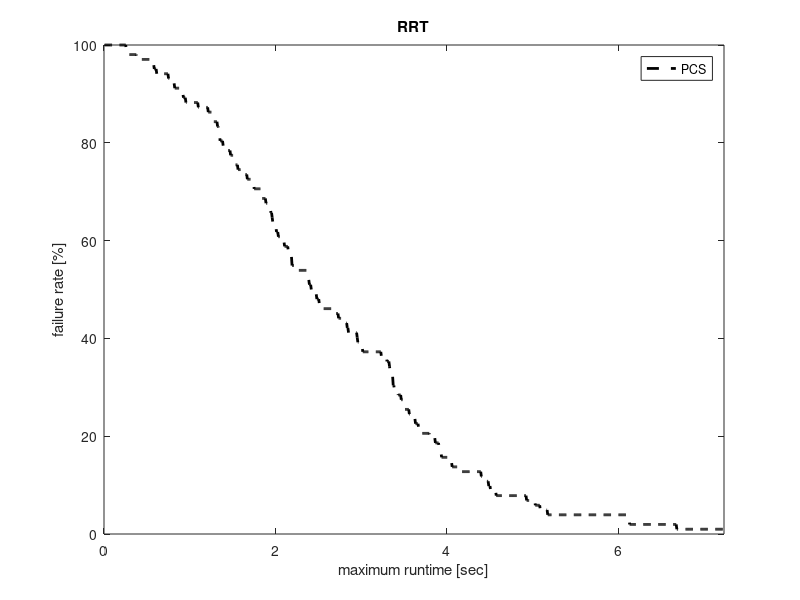

Write MATLAB code to recreate this figure.
% Test performance of SBL for planning on the ABB robots
% With joint limits of the ABB robots
% last updated: 08/25/17

clear all
clc


%%
D1 = load('benchmark_SBL_GD_3poles_range2.txt'); 
verf = D1(:,1)==1;
suc = D1(:,2)==1;

disp('GD:');
disp(['Results of ' num2str(size(D1,1)) ' queries.']);
disp(['Percent of successful queries verified: ' num2str(sum(verf & suc)/sum(suc)*100) '%']);
disp(['Plan distance: ' num2str(D1(1,3)) ]);
disp(['Avg. runtime: ' num2str(mean(D1(:,4))*1e3)  ' +/- ' num2str(std(D1(:,4))/sqrt(size(D1,1))*1e3) ' msec ']);
disp(['Avg. local-connection time: ' num2str(mean(D1(:,12)./D1(:,13))*1e3)  ' +/- ' num2str(std(D1(:,12)./D1(:,13))/sqrt(size(D1,1))*1e3) ' msec ']);
disp(['Avg. nodes in path: ' num2str(floor(mean(D1(:,10)))) ]);
disp(['Avg. nodes in trees: ' num2str(floor(mean(D1(:,11)))) ]);
disp(['Avg. number of projections: ' num2str(floor(mean(D1(:,5)))) ]);

%%
D2 = load('benchmark_SBL_GD_3poles_range1.txt'); 
verf = D2(:,1)==1;
suc = D2(:,2)==1;

disp('GD:');
disp(['Results of ' num2str(size(D2,1)) ' queries.']);
disp(['Percent of successful queries verified: ' num2str(sum(verf & suc)/sum(suc)*100) '%']);
disp(['Plan distance: ' num2str(D2(1,3)) ]);
disp(['Avg. runtime: ' num2str(mean(D2(:,4))*1e3)  ' +/- ' num2str(std(D2(:,4))/sqrt(size(D2,1))*1e3) ' msec ']);
disp(['Avg. local-connection time: ' num2str(mean(D2(:,12)./D2(:,13))*1e3)  ' +/- ' num2str(std(D2(:,12)./D2(:,13))/sqrt(size(D2,1))*1e3) ' msec ']);
disp(['Avg. nodes in path: ' num2str(floor(mean(D2(:,10)))) ]);
disp(['Avg. nodes in trees: ' num2str(floor(mean(D2(:,11)))) ]);
disp(['Avg. number of projections: ' num2str(floor(mean(D2(:,5)))) ]);

%%
D3 = load('benchmark_SBL_GD_3poles_range0.5.txt'); 
verf = D3(:,1)==1;
suc = D3(:,2)==1;

disp('GD:');
disp(['Results of ' num2str(size(D3,1)) ' queries.']);
disp(['Percent of successful queries verified: ' num2str(sum(verf & suc)/sum(suc)*100) '%']);
disp(['Plan distance: ' num2str(D3(1,3)) ]);
disp(['Avg. runtime: ' num2str(mean(D3(:,4))*1e3)  ' +/- ' num2str(std(D3(:,4))/sqrt(size(D3,1))*1e3) ' msec ']);
disp(['Avg. local-connection time: ' num2str(mean(D3(:,12)./D3(:,13))*1e3)  ' +/- ' num2str(std(D3(:,12)./D3(:,13))/sqrt(size(D3,1))*1e3) ' msec ']);
disp(['Avg. nodes in path: ' num2str(floor(mean(D3(:,10)))) ]);
disp(['Avg. nodes in trees: ' num2str(floor(mean(D3(:,11)))) ]);
disp(['Avg. number of projections: ' num2str(floor(mean(D3(:,5)))) ]);

%%
% GD
tg = D1(:,4);
maxT = max(tg);
T1 = linspace(0,maxT,1000);
T1 = T1(2:end);
for i = 1:length(T1)
    sg = tg < T1(i);
    mg(i) = mean(tg(sg));
    Mg(i) = 1-sum(sg)/length(tg);
end
%%
h = figure(1);
clf
plot(T1,Mg*100,'--k','linewidth',2);
xlabel('maximum runtime [sec]');
ylabel('failure rate [%]');
legend('PCS','GD');
xlim([0 max([T1 T1])]);
title('RRT');
% set(h, 'Position', [100, 100, 800, 400]);

